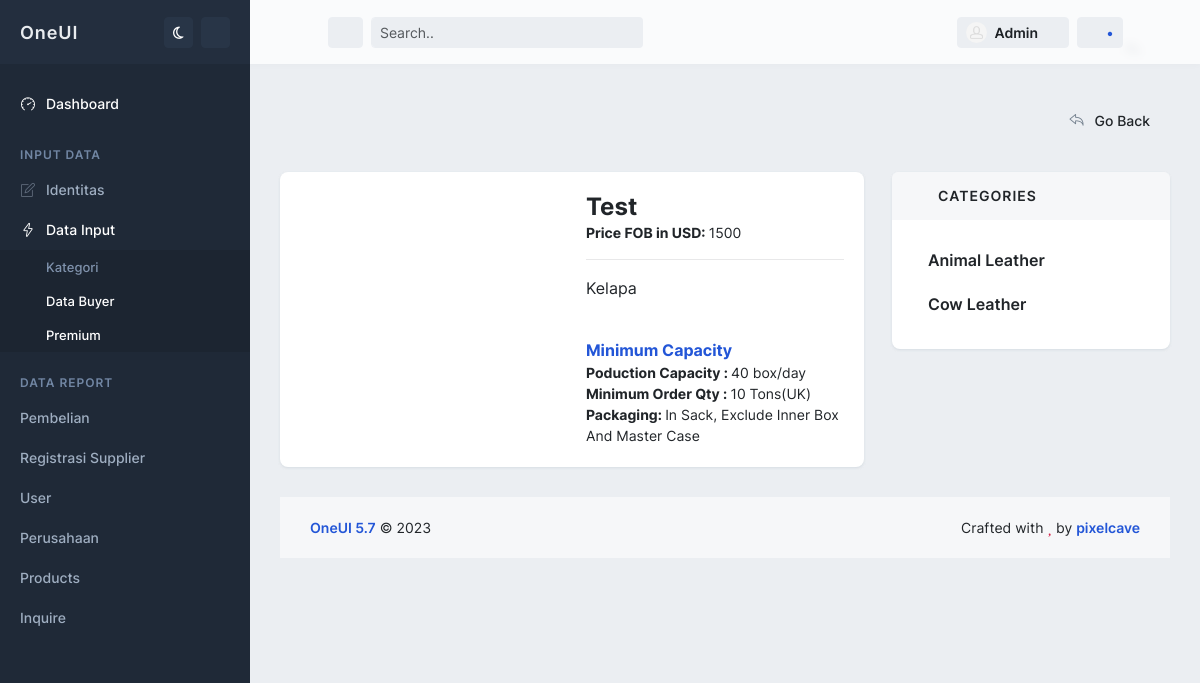
Screenshot of /admin/detailProduct/9 with the database file from the repository.
### tables this page shows
CREATE TABLE `product` (
  `idproduct` int(11) NOT NULL,
  `namaProduk` varchar(255) NOT NULL,
  `idcompany` int(11) NOT NULL,
  `idkategori` int(11) NOT NULL,
  `idsubkategori_a` int(11) NOT NULL,
  `idsubkategori_b` int(11) NOT NULL,
  `deskripsiProduk` text NOT NULL,
  `deskripsiPendek` text NOT NULL,
  `harga` varchar(255) NOT NULL,
  `gambar` text DEFAULT NULL
);

CREATE TABLE `subkategori_a` (
  `idsubkategori_a` int(11) NOT NULL,
  `idkategori` int(11) NOT NULL,
  `namaSubKategori` varchar(255) NOT NULL
);

CREATE TABLE `subkategori_b` (
  `idsubkategori_b` int(11) NOT NULL,
  `idsubkategori_a` int(11) NOT NULL,
  `idkategori` int(11) NOT NULL,
  `namaSubKategori_b` varchar(255) NOT NULL
);

### application/controllers/Admin/Product.php (called while the page is built, shortened)
<?php
class Product extends CI_Controller {
    public function __construct()
    {
        $this->load->model('M_Product');
    }
    public function detail($id)
    {
        $data = [
            'product' =>  $this->M_Product->getWhereOne($id),
            'header' => 'template/v_header_admin',
            'footer' => 'template/v_footer_admin',
        ];
        return $this->load->view('admin/v_productDetail',$data);
    }
}

### index.php (called while the page is built, shortened)
<?php
require_once BASEPATH.'core/CodeIgniter.php';

### application/models/M_Product.php (called while the page is built, shortened)
<?php
class M_Product extends CI_Model {
    function getWhereOne($id){
        $this->db->select('*')
                ->from('product')
                ->where('idproduct',$id)
                ->join('company', 'company.idcompany = product.idcompany')
                ->join('kategori', 'kategori.idkategori = product.idkategori')
                ->join('subkategori_a', 'subkategori_a.idsubkategori_a = product.idsubkategori_a')
                ->join('subkategori_b', 'subkategori_b.idsubkategori_b = product.idsubkategori_b');
        return  $this->db->get()->result();
    }
}

### application/views/admin/v_productDetail.php (the view, shortened to what this page needs)
<div class="main-container">
 <div class="content ">
              <div class="text-end">
              <a class="nav-main-link" href="">
                  <span class="nav-main-link-name"><i class="nav-main-link-icon si si-action-undo"></i></span>
              </a>
              </div>
            </div>
 <div class="content ">
              <div class="text-end">
              <a class="nav-main-link" href="<?= base_url('admin/product')?>">
                  <span class="nav-main-link-name"><i class="nav-main-link-icon si si-action-undo"></i>Go Back</span>
              </a>
              </div>
            </div>
<div class="content">
    <div class="row">
        <div class="col-xl-4 order-xl-1">
            <div class="block block-rounded js-ecom-div-nav d-none d-xl-block">
                <div class="block-header block-header-default">
                    <h3 class="block-title">
                        <i class="fa fa-fw fa-boxes text-muted me-1"></i> Categories
                    </h3>
                </div>
                <div class="block-content">
                    <ul class="nav nav-pills flex-column push">
                        <li class="nav-item mb-1">
                            <a class="nav-link  d-flex justify-content-between align-items-center"
                                href="javascript:void(0)">
                               <?= $product[0]->namaSubKategori ?>
                            </a>
                        </li>
                        <li class="nav-item mb-1">
                            <a class="nav-link d-flex justify-content-between align-items-center"
                                href="javascript:void(0)">
                                <?= $product[0]->namaSubKategori_b ?>
                            </a>
                        </li>
                    </ul>
                </div>
            </div>
        </div>
        <div class="col-xl-8 order-xl-0">
            <div class="block block-rounded">
                <div class="block-content">
                    <div class="row items-push">
                        <div class="col-md-6">
                            <div class="row g-sm js-gallery img-fluid-100 ">
                                <div class="col-12 mb-3">
                                </div>
                                <?php  $imageArray = explode(',', $product[0]->gambar);
                                        foreach ($imageArray as $data):
                                ?>
                                <div class="col-4 mt-1">
                                </div>
                                <?php endforeach;?>
                            </div>
                        </div>
                        <div class="col-md-6">
                            <div class=" justify-content-between align-items-center">
                                <div>
                                    <div class="h3 fw-bold mb-0"><?= $product[0]->namaProduk ?></div>
                                </div>
                                <div class="fs-sm fw-bold">Price FOB in USD:
                                        <span class="fw-normal">
                                        <?= $product[0]->harga ?>
                                        </span>
                                    </div>
                            </div>
                            <hr>
                            <div class="d-flex  align-items-center">
                                <div class="fs">
                                   <?= $product[0]->deskripsiProduk?>
                                </div>
                            </div>
                            <div class="d-flex mt-3 text-primary fw-bold ustify-content-between align-items-center">
                                Minimum Capacity</div>
                            <div class="d-flex  justify-content-between align-items-center">
                                <div>
                                    <div class="fs-sm fw-bold">Poduction Capacity :
                                        <span class="fw-normal">
                                            40 box/day
                                        </span>
                                    </div>
                                    <div class="fs-sm fw-bold">Minimum Order Qty :
                                        <span class="fw-normal">
                                            10 Tons(UK)
                                        </span>
                                    </div>
                                    <div class="fs-sm fw-bold">Packaging:
                                        <span class="fw-normal">
                                        In Sack, Exclude Inner Box And Master Case
                                        </span>
                                    </div>
                                </div>
                            </div>
                        </div>
                    </div>
                </div>
            </div>
            </div>
    </div>

### rows the page displays
product: idsubkategori_a.namaSubKategori "Animal Leather", idsubkategori_b.namaSubKategori_b "Cow Leather", namaProduk "Test", harga "1500", deskripsiProduk "Kelapa"
